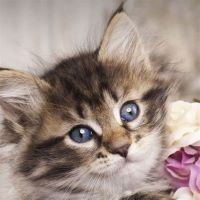
#> input picture images/1.jpg, 200 x 200 px, found by its file name
$ python lab1.py
#> lines starting #> are read from the running program, lines starting #| are printed output that depends on the picture
# 1.	选择一幅图像，添加高斯噪声及椒盐噪声，观察对比使用均值滤波、中值滤波及修正后的阿尔法均值滤波的效果；
import cv2
import numpy as np
import matplotlib.pyplot as plt

# 读取图像
image = cv2.imread('images/1.jpg', 0)
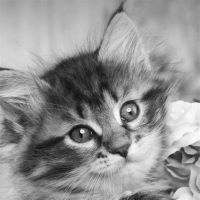
#> image: shape (200, 200); min 7, max 255, mean 146.4
# 将图像转换为double类型
img = image.astype(float) / 255.0

#设置高斯分布的均值和方差
mean = 0
#设置高斯分布的标准差
sigma = 25
#根据均值和标准差生成符合高斯分布的噪声
gaussian_noise = np.random.normal(mean, sigma, img.shape)
gaussian_noise_img = np.clip(img + gaussian_noise, 0, 1)
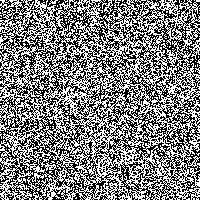
#> gaussian_noise_img: shape (200, 200) float64; min 0, max 1, mean 0.5

# 均值滤波
filtered_image_mean = cv2.blur(gaussian_noise_img, (5, 5))
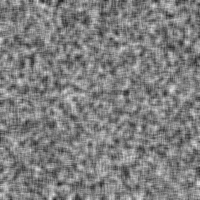
#> filtered_image_mean: shape (200, 200) float64; min 0.12, max 0.887, mean 0.5

# 使用中值滤波
filtered_image_median = cv2.medianBlur((img * 255).astype(np.uint8), 3) / 255.0

titles = ['Original Image',  'Filtered Image - Mean Filter', 'Filtered Image - Median Filter']
images = [image, filtered_image_mean, filtered_image_median]
for i in range(len(titles)):
    plt.subplot(2, 3, i + 1), plt.imshow(images[i], cmap='gray'), plt.title(titles[i]), plt.axis('off')
plt.show()
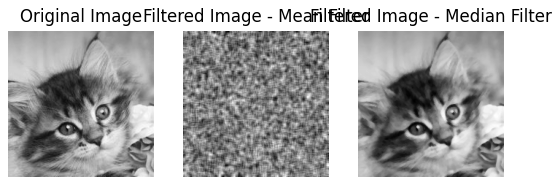
#> figure drawn by matplotlib, 3 panels
